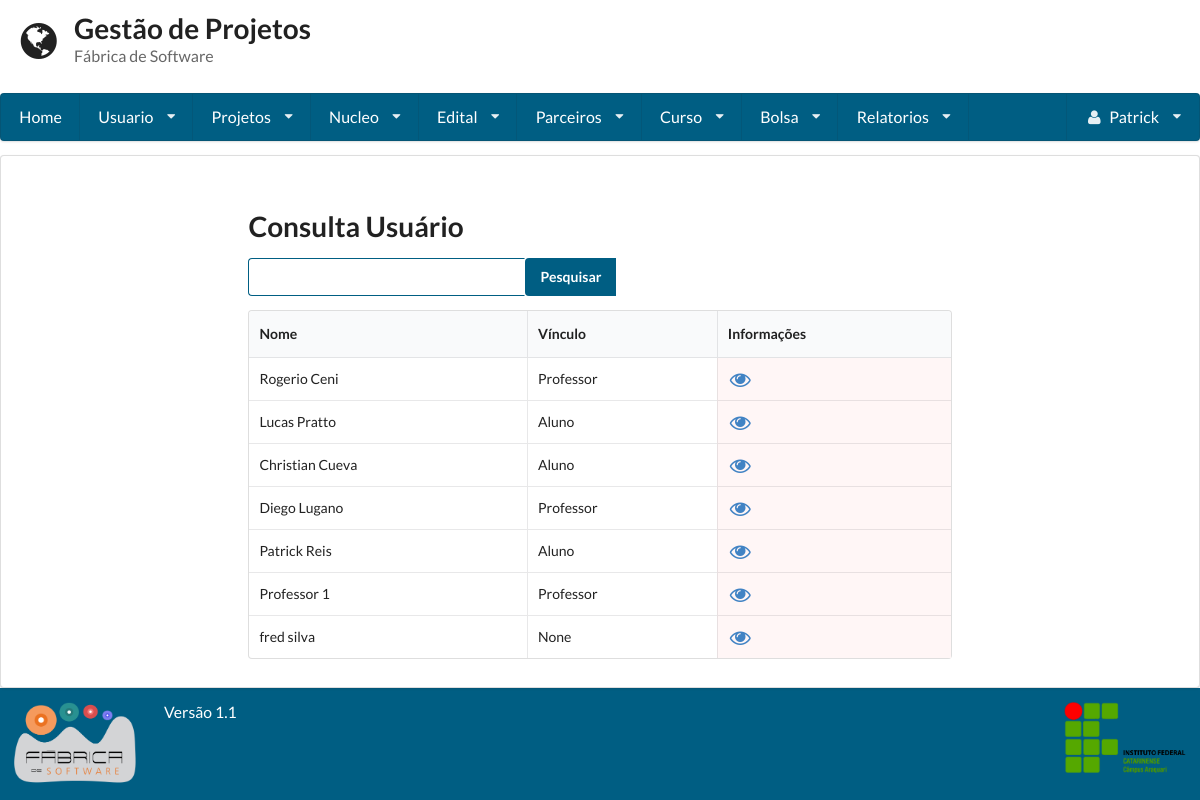
The page /consulta_usuario/ (signed in) on the database its author committed.
### gestaoapp/models/usuario.py (models this page shows, shortened)
class Usuario(User):
    PERIODO_CHOICES = (
        ('primeiro', '1° Semestre'),
        ('segundo', '2° Semestre'),
        ('terceiro', '3° Semestre'),
        ('quarto', '4° Semestre'),
        ('quinto', '5° Semestre'),
        ('sexto', '6° Semestre'),
        ('setimo', '7° Semestre'),
        ('oitavo', '8° Semestre'),
        ('nono', '9° Semestre'),
        ('decimo', '10° Semestre'),
    )
    VINCULO_CHOICES = (
        ('Aluno', 'Aluno'),
        ('Professor', 'Professor'),
    )
    periodo = models.CharField(
        max_length=255, null=True, blank=True,
        choices=PERIODO_CHOICES
    )
    vinculo_institucional = models.CharField(
        max_length=255, null=True, blank=True,
        choices=VINCULO_CHOICES)
    email_opcional = models.EmailField(max_length=254, null=True, blank=True)
    matricula = models.CharField(max_length=255, unique=True)
    foto = models.ImageField(upload_to='profile_images')
    carga_horaria = models.IntegerField(validators=[MaxValueValidator(100), MinValueValidator(1)])
    telefone1 = models.CharField(max_length=11)
    telefone2 = models.CharField(max_length=11, blank=True, null=True)
    curso = models.ForeignKey(Curso, null=True, blank=True)
    verificacao = models.CharField(max_length=255, null=True, blank=True, unique=True)
    lattes = models.URLField(null=True, blank=True)
    desc = models.TextField()
    super_adm = models.BooleanField(default=False)

### gestaoapp/views/usuario.py (the view, shortened to what this page needs)
# urls.py: url(r'^consulta_usuario/', ConsultaUsuario.as_view()),
class ConsultaUsuario(LoginRequiredMixin, View):
    template = 'usuario/consulta.html'
    def get(self, request):
        form = Busca()
        usuario = Usuario.objects.all()
        return render(request, self.template, {'usuarios': usuario, "form": form})

### gestaoapp/forms/busca.py
class Busca(forms.Form):
	nome = forms.CharField(label='Buscar', widget=forms.TextInput)

### gestaoapp/templates/usuario/consulta.html (shortened to what this page needs)
{% extends 'base.html' %}
{% block conteudo %}
    {% if user.is_superuser %}
        <form method='POST' action='/consulta_usuario/' class="ui form">
            <h1 class=" ui header">Consulta Usuário</h1>
            <div class="ui action input">
                {{ form.nome }}
                <input type="submit" value="Pesquisar" class='icon search'>
            </div>
        </form>
        <table class="ui celled table">
            <thead>
            <tr>
                <th>Nome</th>
                <th>Vínculo</th>
                <th>Informações</th>
            </tr>
            </thead>
            <tbody>
            {% for usuario in usuarios %}
                <tr>
                    <td>{{ usuario.first_name }} {{ usuario.last_name }}</td>
                    <td>{{ usuario.vinculo_institucional }}</td>
                    <td class="negative"><a href="../visualizar_usuario/{{ usuario.id }}"><i class="unhide large icon"></i></a></td>
                </tr>
            {% endfor %}
            </tbody>
        </table>
    {% endif %}
{% endblock %}

### gestaoapp/templates/base.html (shortened to what this page needs)
<!doctype html>
<head>
    {% load staticfiles %}
    <link rel="stylesheet" href="{% static 'semantic-2.1/dist/semantic.css' %}"/>
    <link rel="stylesheet" href="{% static 'base.css' %}"/>
</head>
<body class="cor-fundo">
<header class="cabecalho">
    <div class="ui grid">
        <div class="row">
            <div class='twelve wide column'>
                <h1 class="ui header">
                    <i class='ui icon world'></i>
                    <div class="ui content">
                        Gestão de Projetos
                        <p class="sub header">
                            Fábrica de Software
                        </p>
                    </div>
                </h1>
            </div>
        </div>
        {% if user.is_authenticated %}
            <div class="computer only row">
                <nav class="ui large menu stackable"><a class="item" href="/home">Home</a>
                    <div class="ui dropdown item">Usuario<i class="dropdown icon"></i>
                    </div>
                    <div class="ui dropdown item">Projetos<i class="dropdown icon"></i>
                    </div>
                    <div class="ui dropdown item">Nucleo<i class="dropdown icon"></i>
                    </div>
                    <div class="ui dropdown item">Edital<i class="dropdown icon"></i>
                    </div>
                    <div class="ui dropdown item">Parceiros<i class="dropdown icon"></i>
                    </div>
                    {% if user.is_superuser %}
                        <div class="ui dropdown item">Curso<i class="dropdown icon"></i>
                        </div>
                    {% endif %}
                    {% if user.is_superuser %}
                        <div class="ui dropdown item">Bolsa<i class="dropdown icon"></i>
                        </div>
                    {% endif %}
                    {% if user.is_superuser %}
                        <div class="ui dropdown item">Relatorios<i class="dropdown icon"></i>
                        </div>
                    {% endif %}
                    <div class="ui dropdown item right floated"><i class="user icon"></i>
                        {{ request.user.first_name }} <i class="dropdown icon"></i>
                    </div>
                </nav>
            </div>
        {% endif %}
    </div>
</header>
<article class="corpo ui segment cor-conteudo">
    <div class="ui grid">
        <div class="row">
            <div class="three wide column"></div>
            <div class="ten wide column">
                {% block conteudo %}
                {% endblock %}
            </div>
        </div>
    </div>
</article>
<footer class="ui grid rodape verde_escuro">
    <div class="two wide column">
        <img class="ui small image" src="{% static 'fabrica.png' %}">
    </div>
    <div class=" twelve wide column">
        <label class="centered"> Versão 1.1 </label>
    </div>
    <div class="two wide column">
        <img class="ui small image" src="{% static 'ifc2.png' %}">
    </div>
</footer>
</body>
</html>

### static/base.css (style rules this page uses)
.ui.grid { margin: 0 !important; padding: 0 !important; }
.cabecalho { min-height: 16% !important; color: #005e83 !important; }
.cabecalho .grid { margin: 0 !important; padding: 0 !important; }
.corpo { min-height: 64.9% !important; }
.rodape { min-height: 11% !important; }
article { margin: 0 !important; }
input.icon.search { background-color: #005e83 !important; color: #fff !important; font-weight: bold !important; }
.verde_escuro { background: #005e83 !important; color: #FFFFFF !important; }
.ui.menu { width: 100% !important; background-color: #005e83 !important; }
.ui.menu > .item { color: #FFF !important; }
label { font-size: 1.125em !important; }
input { border-color: #005E83 !important; }

### rows shown on the page
Usuario: first_name "Rogerio", last_name "Ceni", vinculo_institucional "Professor"
Usuario: first_name "Lucas", last_name "Pratto", vinculo_institucional "Aluno"
Usuario: first_name "Christian", last_name "Cueva", vinculo_institucional "Aluno"
Usuario: first_name "Diego", last_name "Lugano", vinculo_institucional "Professor"
Usuario: first_name "Patrick", last_name "Reis", vinculo_institucional "Aluno"
Usuario: first_name "Professor", last_name "1", vinculo_institucional "Professor"
Usuario: first_name "fred", last_name "silva", vinculo_institucional "None"

### other values the page prints
{{ request.user.first_name }} "Patrick"
